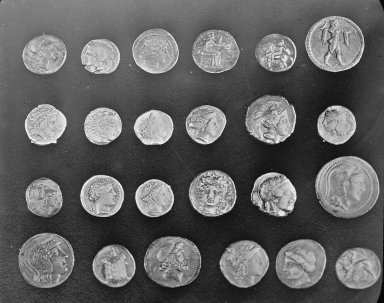
#> input picture data/recke_mince.png, 384 x 303 px
$ python 02_pocitani_objektu.py
#> lines starting #> are read from the running program, lines starting #| are printed output that depends on the picture; after the words box and inside, x2 and y2 are one past the last pixel; in counts of white or black regions, pixels touching at a corner belong together
"""
02 – Od fotky k číslu
=====================
Kalibrace -> prahování -> čištění masky -> (rozdělení) -> počet oblastí
-> plochy -> ověření přesnosti.
Používá jen Pillow, NumPy, SciPy a Matplotlib.

Tři příklady z přednášky (spouštěj ze složky demo/):

  1) Řecké mince: světlé objekty na tmavém pozadí, bez kalibrace
     python 02_pocitani_objektu.py

  2) Euromince: kalibrace podle mince 50 c uprostřed (objekt č. 6, průměr 24,25 mm)
     a kontrola proti oficiálním průměrům všech osmi mincí
     python 02_pocitani_objektu.py data/euro_mince.jpg --tmave-objekty --vyhlazeni --rozdelit --ref 6 --ref-mm 24.25 --kontrola 16.25,18.75,21.25,19.75,22.25,24.25,23.25,25.75

  3) Slepené mince: objekty se dotýkají, je potřeba je rozdělit
     python 02_pocitani_objektu.py data/slepene_mince.jpg --tmave-objekty --vyhlazeni --rozdelit --bez-zaplneni --min-plocha 800

Kalibrace (jedna z možností):
  --px 1180 --mm 100      délka měřítka v pixelech a v milimetrech
  --mm-na-px 0.085        rovnou velikost jednoho pixelu
  --ref 6 --ref-mm 24.25  objekt č. 6 má skutečný průměr 24,25 mm
Bez kalibrace vyjdou plochy jen v pixelech.

Úprava obrazu: vždy se odečte rozmazané pozadí (srovná osvětlení). Přepínač
--vyhlazeni navíc vyhladí šum; hodí se u velkých fotek s výrazným reliéfem
(euromince, slepené mince). U malé fotky řeckých mincí drobnosti uklidí čištění.
"""
import argparse
import sys
import csv
import os

import matplotlib.pyplot as plt
import numpy as np
from PIL import Image
from scipy import ndimage as ndi

# Windows při přesměrovaném výstupu nepíše UTF-8; ať háčky skript neshodí
if sys.stdout.encoding and sys.stdout.encoding.lower().replace("-", "") != "utf8":
    sys.stdout.reconfigure(encoding="utf-8", errors="replace")

os.makedirs("vystupy", exist_ok=True)   # složka pro výsledky

# ---------------------------------------------------------------- parametry
p = argparse.ArgumentParser()
p.add_argument("obrazek", nargs="?", default="data/recke_mince.png")
p.add_argument("--mm-na-px", type=float, help="kolik mm je jeden pixel")
p.add_argument("--px", type=float, help="délka měřítka v pixelech (na původní fotce)")
p.add_argument("--mm", type=float, help="délka měřítka v milimetrech")
p.add_argument("--ref", type=int, help="číslo objektu se známým průměrem (kalibrace)")
p.add_argument("--ref-mm", type=float, help="skutečný průměr objektu --ref v mm")
p.add_argument("--kontrola", help="skutečné průměry všech objektů v mm, oddělené čárkou")
p.add_argument("--prah", type=int, help="ruční práh 0-255 (jinak Otsu)")
p.add_argument("--tmave-objekty", action="store_true",
               help="objekty jsou tmavší než pozadí")
p.add_argument("--rozdelit", action="store_true",
               help="rozdělit objekty, které se dotýkají")
p.add_argument("--bez-zaplneni", action="store_true",
               help="nezaplňovat velké díry (mezery mezi slepenými objekty)")
p.add_argument("--vyhlazeni", action="store_true",
               help="před prahováním ještě vyhladí šum (velké fotky s výrazným reliéfem)")
p.add_argument("--min-plocha", type=int, default=100,
               help="menší oblasti (v px) se zahodí jako šum")
p.add_argument("--max-rozmer", type=int, default=1600,
               help="větší obrázek se před zpracováním zmenší na tuto délku")
p.add_argument("--bez-okna", action="store_true",
               help="jen uložit obrázky, neotvírat okno")
a = p.parse_args()

if a.mm_na_px:
    mm_na_px = a.mm_na_px
elif a.px and a.mm:
    mm_na_px = a.mm / a.px
else:
    mm_na_px = None


# ---------------------------------------------------------------- funkce
def otsu(obraz):
    """Otsuův práh: hledá jas, který nejlíp rozdělí histogram na dvě třídy."""
    hist = np.bincount(obraz.ravel(), minlength=256).astype(float)
    podil = hist / hist.sum()               # pravděpodobnost každého jasu
    vaha = np.cumsum(podil)                 # podíl pixelů pod prahem
    stred = np.cumsum(podil * np.arange(256))
    celkovy_stred = stred[-1]
    with np.errstate(divide="ignore", invalid="ignore"):
        rozptyl_mezi = (celkovy_stred * vaha - stred) ** 2 / (vaha * (1 - vaha))
    return int(np.nanargmax(rozptyl_mezi))  # práh s největším rozptylem


def zaplnit_male_diry(maska, max_dira):
    """Zaplní jen díry menší než max_dira pixelů (odlesky uvnitř objektů)."""
    diry = ndi.binary_fill_holes(maska) & ~maska
    oznacene, pocet = ndi.label(diry)
    if pocet == 0:
        return maska
    velikosti = ndi.sum_labels(diry, oznacene, range(1, pocet + 1))
    male = np.isin(oznacene, np.flatnonzero(velikosti < max_dira) + 1)
    return maska | male


def rozdelit(maska, min_polomer):
    """Rozdělí dotýkající se objekty podle mapy vzdáleností.

    Stejný princip jako Process > Binary > Watershed ve Fiji:
    1. mapa vzdáleností: každý pixel objektu dostane vzdálenost k pozadí,
    2. vrcholy mapy jsou středy objektů (nejdál od okraje),
    3. každý pixel připadne středu, jehož okraj je mu nejblíž.
    U dvou kruhů, které se dotýkají, vede hranice přesně bodem dotyku.
    """
    vzdalenost = ndi.distance_transform_edt(maska)
    okoli = 2 * min_polomer + 1
    vrcholy = (vzdalenost == ndi.maximum_filter(vzdalenost, size=okoli)) \
        & (vzdalenost >= min_polomer)
    skupiny, pocet = ndi.label(ndi.binary_dilation(vrcholy, iterations=2))
    stredy = ndi.maximum_position(vzdalenost, skupiny, range(1, pocet + 1))

    yy, xx = np.nonzero(maska)
    # vzdálenost pixelu od okraje kruhu kolem každého středu
    skore = np.stack([np.hypot(yy - cy, xx - cx) - vzdalenost[cy, cx]
                      for cy, cx in stredy])
    stitky = np.zeros(maska.shape, np.int32)
    stitky[yy, xx] = np.argmin(skore, axis=0) + 1
    return stitky, pocet


def poradi_cteni(stredy, polomer):
    """Seřadí objekty jako text: po řádcích shora dolů, v řádku zleva doprava."""
    podle_y = sorted(range(len(stredy)), key=lambda i: stredy[i][0])
    radky, aktualni, zacatek = [], [], None
    for i in podle_y:
        if zacatek is None or stredy[i][0] - zacatek > polomer:
            if aktualni:
                radky.append(aktualni)
            aktualni, zacatek = [], stredy[i][0]
        aktualni.append(i)
    radky.append(aktualni)
    return [i for radek in radky for i in sorted(radek, key=lambda i: stredy[i][1])]


# ---------------------------------------------------------------- 1) načtení
obrazek = Image.open(a.obrazek).convert("L")
#> obrazek is the input picture: PIL image 384x303 L; min 1, max 252, mean 96.9
print(f"Obrázek {a.obrazek}: {obrazek.width} x {obrazek.height} px")
#| Obrázek data/recke_mince.png: 384 x 303 px

# velkou fotku zmenšíme, jinak filtry běží zbytečně dlouho
if max(obrazek.size) > a.max_rozmer:
    pomer = a.max_rozmer / max(obrazek.size)
    obrazek = obrazek.resize((round(obrazek.width * pomer),
                              round(obrazek.height * pomer)), Image.LANCZOS)
    print(f"Zmenšeno na {obrazek.width} x {obrazek.height} px")
    if mm_na_px:
        mm_na_px /= pomer                  # méně pixelů = každý pokrývá víc mm
sedy = np.asarray(obrazek)

# ---------------------------------------------------------------- 2) naivní pokus
prah_naivni = a.prah if a.prah is not None else otsu(sedy)
#> in otsu, `hist = np.bincount(obraz.ravel(), minlength=256).astype(float)`: hist = 256 values, max 1264 at index 36, min 0 at index 0, mean 454.5
#> in otsu, `podil = hist / hist.sum()`: podil = 256 values, max 0.0109 at index 36, min 0 at index 0, mean 0.00391
#> in otsu, `vaha = np.cumsum(podil)`: vaha = 256 values from 0 to 1
#> in otsu, `stred = np.cumsum(podil * np.arange(256))`: stred = 256 values from 0 to 96.86
#> in otsu, `celkovy_stred = stred[-1]`: celkovy_stred = 96.86
#> prah_naivni = 107
maska_naivni = sedy < prah_naivni if a.tmave_objekty else sedy > prah_naivni
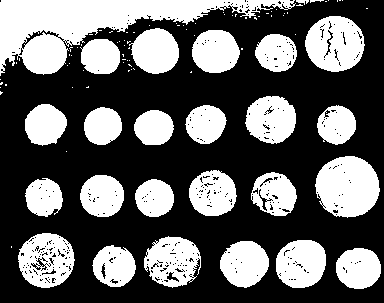
#> maska_naivni: shape (303, 384) bool; 38.8% white; 96 white regions (70 under 20 px), largest, box (x1, y1, x2, y2) and area: (0, 0, 296, 76) 8792, (315, 156, 380, 218) 3062, (305, 16, 365, 72) 2459
_, pocet_naivni = ndi.label(maska_naivni)
#> pocet_naivni = 154
print(f"Naivně: práh {prah_naivni} -> oblastí: {pocet_naivni}")
#| Naivně: práh 107 -> oblastí: 154

# ---------------------------------------------------------------- 3) předzpracování
# odečtení silně rozmazaného pozadí srovná nerovnoměrné osvětlení,
# s přepínačem --vyhlazeni se navíc vyhladí šum
velikost = max(sedy.shape)
#> velikost = 384
if a.vyhlazeni:
    vyhlazeny = ndi.gaussian_filter(sedy.astype(float), sigma=velikost / 200)
else:
    vyhlazeny = sedy.astype(float)
pozadi = ndi.gaussian_filter(sedy.astype(float), sigma=velikost / 10)
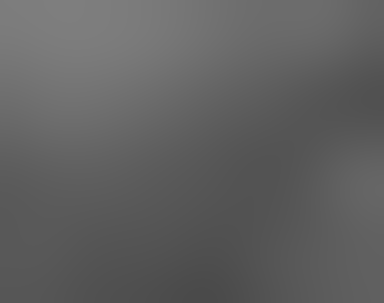
#> pozadi: shape (303, 384) float64; min 74.21, max 126.3, mean 96.9
rozdil = vyhlazeny - pozadi
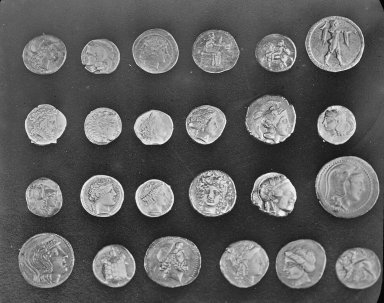
#> rozdil: shape (303, 384) float64; min -96.89, max 159.8, mean 0; drawn with min black and max white
upraveny = ((rozdil - rozdil.min()) / (rozdil.max() - rozdil.min()) * 255)
upraveny = upraveny.astype(np.uint8)

# ---------------------------------------------------------------- 4) prahování
prah = a.prah if a.prah is not None else otsu(upraveny)
#> prah = 113
maska = upraveny < prah if a.tmave_objekty else upraveny > prah
#> maska: shape (303, 384) bool; 31.9% white; 32 white regions (8 under 20 px), largest, box (x1, y1, x2, y2) and area: (315, 156, 380, 217) 3010, (305, 16, 365, 72) 2370, (18, 233, 75, 288) 2163

# ---------------------------------------------------------------- 5) čištění masky
maska = ndi.binary_opening(maska, iterations=2)   # odstraní drobné tečky
#> maska: shape (303, 384) bool; 30.3% white; 25 white regions, largest, box (x1, y1, x2, y2) and area: (315, 156, 380, 217) 2953, (305, 16, 364, 72) 2160, (144, 236, 201, 288) 2026
if a.bez_zaplneni:
    # velké díry mohou být mezery mezi slepenými objekty: ty necháme
    maska = zaplnit_male_diry(maska, a.min_plocha / 50)
else:
    maska = ndi.binary_fill_holes(maska)          # zaplní díry v objektech
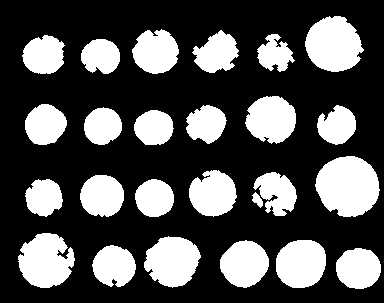
#> maska: shape (303, 384) bool; 31.5% white; 25 white regions, largest, box (x1, y1, x2, y2) and area: (315, 156, 380, 217) 3006, (305, 16, 364, 72) 2441, (18, 233, 75, 288) 2280

# ---------------------------------------------------------------- 6) označení oblastí
_, pocet_spojenych = ndi.label(maska)
#> pocet_spojenych = 25
if a.rozdelit:
    min_polomer = max(3, int(np.sqrt(a.min_plocha / np.pi)))
    stitky, pocet = rozdelit(maska, min_polomer)
else:
    stitky, pocet = ndi.label(maska)
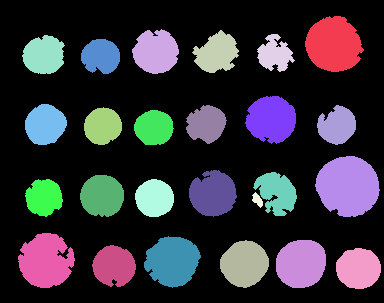
#> stitky: shape (303, 384) int32; 26 distinct labels, from 0 to 25; one colour per label, 0 black
#> pocet = 25
indexy = np.arange(1, pocet + 1)
#> indexy = 25 values from 1 to 25
plochy_px = ndi.sum_labels(maska, stitky, index=indexy)
#> plochy_px = 25 values, max 3006 at index 12, min 98 at index 18, mean 1468.3

# zahodíme příliš malé oblasti
velke = plochy_px >= a.min_plocha
indexy, plochy_px = indexy[velke], plochy_px[velke]
#> indexy = 24 values from 1 to 25; plochy_px = 24 values, max 3006 at index 12, min 869 at index 3, mean 1525.4
stredy = ndi.center_of_mass(maska, stitky, indexy)
#> stredy = 24 items, first 6: (44.14, 333.2), (51.43, 155.4), (52.77, 216.4), (53.68, 274.4), (54.69, 43.41), (55.8, 100.5)

# očíslujeme objekty jako text: po řádcích, zleva doprava
polomer = np.sqrt(np.median(plochy_px) / np.pi)
#> polomer = 20.63
poradi = poradi_cteni(stredy, polomer)
#> in poradi_cteni, `podle_y = sorted(range(len(stredy)), key=lambda i: stredy[i][0])`: podle_y = [0, 1, 2, 3, 4, 5, 6, 8, 7, 9, 10, 11, 12, 14, 13, 15, 16, 17, 18, 19, 21, 20, 22, 23]
#> the loop in poradi_cteni, `for i in podle_y:` made 24 passes
#> zacatek on passes 1, 7, 13, 19: 44.14, 118.9, 185.7, 260.5
#> after the loop in poradi_cteni, `for i in podle_y:`: aktualni = [18, 19, 21, 20, 22, 23]; radky = [[0, 1, 2, 3, 4, 5], [6, 8, 7, 9, 10, 11], [12, 14, 13, 15, 16, 17]]; zacatek = 260.5
#> poradi = [4, 5, 1, 2, 3, 0, 7, 10, 11, 8, 6, 9, 16, 15, 17, 13, 14, 12, 18, 22, 19, 20, 21, 23]
indexy, plochy_px = indexy[poradi], plochy_px[poradi]
#> indexy = 24 values, max 25 at index 23, min 1 at index 5, mean 12.75; plochy_px = 24 values, max 3006 at index 17, min 869 at index 4, mean 1525.4
stredy = [stredy[i] for i in poradi]
#> stredy = 24 items, first 6: (54.69, 43.41), (55.8, 100.5), (51.43, 155.4), (52.77, 216.4), (53.68, 274.4), (44.14, 333.2)
prevod = np.zeros(stitky.max() + 1, np.int32)
#> prevod = 26 values from 0 to 0
prevod[indexy] = np.arange(1, len(indexy) + 1)
stitky = prevod[stitky]                    # objekt č. 1, 2, 3 ... v pořadí čtení
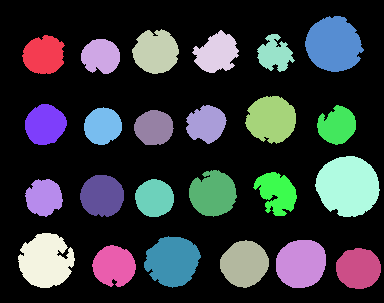
#> stitky: shape (303, 384) int32; 25 distinct labels, from 0 to 24; one colour per label, 0 black

if a.rozdelit:
    print(f"Po vyčištění: práh {prah} -> souvislých oblastí: {pocet_spojenych},"
          f" po rozdělení objektů: {len(indexy)}")
else:
    print(f"Po vyčištění: práh {prah} -> objektů: {len(indexy)}")
#| Po vyčištění: práh 113 -> objektů: 24

# ---------------------------------------------------------------- 7) kalibrace a měření
prumery_px = 2 * np.sqrt(plochy_px / np.pi)   # průměr kruhu se stejnou plochou
#> prumery_px = 24 values, max 61.87 at index 17, min 33.26 at index 4, mean 43.52

if a.ref and a.ref_mm:
    mm_na_px = a.ref_mm / prumery_px[a.ref - 1]
    print(f"Kalibrace podle objektu č. {a.ref}: {a.ref_mm} mm"
          f" = {prumery_px[a.ref - 1]:.1f} px")

if mm_na_px:
    plochy = plochy_px * mm_na_px ** 2      # plocha roste s druhou mocninou
    prumery = prumery_px * mm_na_px
    jednotka, jednotka_d = "mm²", "mm"
    print(f"Kalibrace: 1 px = {mm_na_px:.4f} mm")
else:
    plochy, prumery = plochy_px, prumery_px
#> plochy has the same summary as plochy_px; prumery has the same summary as prumery_px
    jednotka, jednotka_d = "px", "px"
    print("Bez kalibrace: plochy jsou v pixelech")

print(f"\n{'#':>3} {'plocha [' + jednotka + ']':>14} {'průměr [' + jednotka_d + ']':>12}")
for i, (pl, pr) in enumerate(zip(plochy, prumery, strict=True), start=1):
    print(f"{i:>3} {pl:>14.1f} {pr:>12.2f}")
#> this loop made 24 passes
#> (pl, pr) on passes 1 to 12: (1275, 40.29), (1059, 36.72), (1571, 44.72), (1283, 40.42), (869, 33.26), (2441, 55.75), (1302, 40.72), (1103, 37.48), (1092, 37.29), (1130, 37.93), (1843, 48.44), (1099, 37.41)
#|   1         1275.0        40.29
#|   2         1059.0        36.72
#|   3         1571.0        44.72
#|   4         1283.0        40.42
#|   5          869.0        33.26
#|   6         2441.0        55.75
#|   7         1302.0        40.72
#|   8         1103.0        37.48
#> (further printed lines are left out)
print(f"\nPočet: {len(plochy)}   průměrná plocha: {plochy.mean():.1f} {jednotka}"
      f"   celkem: {plochy.sum():.1f} {jednotka}")
#| Počet: 24   průměrná plocha: 1525.4 px   celkem: 36610.0 px

# ---------------------------------------------------------------- 8) ověření přesnosti
skutecne = None
if a.kontrola:
    skutecne = np.array([float(x) for x in a.kontrola.split(",")])
    if len(skutecne) != len(prumery):
        print(f"\nKontrola: zadáno {len(skutecne)} průměrů,"
              f" ale nalezeno {len(prumery)} objektů. Kontrolu přeskakuji.")
        skutecne = None
    else:
        chyby = (prumery - skutecne) / skutecne * 100
        print(f"\nOvěření přesnosti (průměry v {jednotka_d}):")
        print(f"{'#':>3} {'skutečný':>9} {'změřený':>9} {'chyba':>8}")
        for i, (sk, zm, ch) in enumerate(zip(skutecne, prumery, chyby, strict=True), start=1):
            znacka = "   <- kalibrace" if i == a.ref else ""
            print(f"{i:>3} {sk:>9.2f} {zm:>9.2f} {ch:>+7.1f} %{znacka}")
        print(f"Průměrná absolutní chyba: {np.abs(chyby).mean():.1f} %"
              f"   největší: {np.abs(chyby).max():.1f} %")

with open("vystupy/02_plochy.csv", "w", newline="", encoding="utf-8") as f:
    w = csv.writer(f)
    hlavicka = ["objekt", f"plocha_{'mm2' if mm_na_px else 'px'}",
                f"prumer_{jednotka_d}", "x_px", "y_px"]
    if skutecne is not None:
        hlavicka += ["skutecny_prumer_mm", "chyba_procent"]
    w.writerow(hlavicka)
    for i in range(len(plochy)):
        radek = [i + 1, round(float(plochy[i]), 2), round(float(prumery[i]), 3),
                 round(float(stredy[i][1]), 1), round(float(stredy[i][0]), 1)]
        if skutecne is not None:
            radek += [skutecne[i], round(float(chyby[i]), 2)]
        w.writerow(radek)
#> this loop made 24 passes
#> radek on passes 1 to 12: [1, 1275, 40.29, 43.4, 54.7], [2, 1059, 36.72, 100.5, 55.8], [3, 1571, 44.72, 155.4, 51.4], [4, 1283, 40.42, 216.4, 52.8], [5, 869, 33.26, 274.4, 53.7], [6, 2441, 55.75, 333.2, 44.1], [7, 1302, 40.72, 44.8, 124.3], [8, 1103, 37.48, 102.3, 125.6], [9, 1092, 37.29, 153.5, 127.3], [10, 1130, 37.93, 205.9, 123.5], [11, 1843, 48.44, 270.9, 118.9], [12, 1099, 37.41, 336.8, 125.3]

# ---------------------------------------------------------------- 9) obrázky
fig, osy = plt.subplots(2, 3, figsize=(14, 8))

osy[0, 0].imshow(sedy, cmap="gray")
osy[0, 0].set_title("1. Originál (stupně šedi)")

osy[0, 1].hist(sedy.ravel(), bins=256, range=(0, 255), color="#444444")
osy[0, 1].axvline(prah_naivni, color="red")
osy[0, 1].set_title(f"2. Histogram a práh = {prah_naivni}")

osy[0, 2].imshow(maska_naivni, cmap="gray")
osy[0, 2].set_title(f"3. Naivní maska (oblastí: {pocet_naivni})")

osy[1, 0].imshow(maska, cmap="gray")
osy[1, 0].set_title(f"4. Maska po vyčištění (oblastí: {pocet_spojenych})")

barvy = np.ma.masked_equal(stitky, 0)
osy[1, 1].imshow(sedy, cmap="gray")
osy[1, 1].imshow(barvy % 20, cmap="tab20", alpha=0.6, interpolation="nearest",
                 vmin=0, vmax=19)
for i, (y, x) in enumerate(stredy, start=1):
    osy[1, 1].text(x, y, str(i), color="white", ha="center", va="center",
                   fontsize=8, fontweight="bold")
#> this loop made 24 passes
#> (y, x) on passes 1 to 12: (54.69, 43.41), (55.8, 100.5), (51.43, 155.4), (52.77, 216.4), (53.68, 274.4), (44.14, 333.2), (124.3, 44.79), (125.6, 102.3), (127.3, 153.5), (123.5, 205.9), (118.9, 270.9), (125.3, 336.8)
osy[1, 1].set_title(f"5. Označené objekty (počet: {len(indexy)})")

if skutecne is not None:
    cisla = np.arange(1, len(chyby) + 1)
    osy[1, 2].bar(cisla, chyby, color="#2a6f97")
    osy[1, 2].axhline(0, color="#444444", linewidth=1)
    osy[1, 2].set_xticks(cisla)
    osy[1, 2].set_title("6. Chyba změřeného průměru")
    osy[1, 2].set_xlabel("objekt")
    osy[1, 2].set_ylabel("chyba [%]")
else:
    osy[1, 2].hist(plochy, bins=12, color="#2a6f97", edgecolor="white")
    osy[1, 2].set_title("6. Rozložení ploch")
    osy[1, 2].set_xlabel(f"plocha [{jednotka}]")
    osy[1, 2].set_ylabel("počet objektů")

for o in (osy[0, 0], osy[0, 2], osy[1, 0], osy[1, 1]):
    o.axis("off")
plt.tight_layout()
plt.savefig("vystupy/02_postup.png", dpi=150)
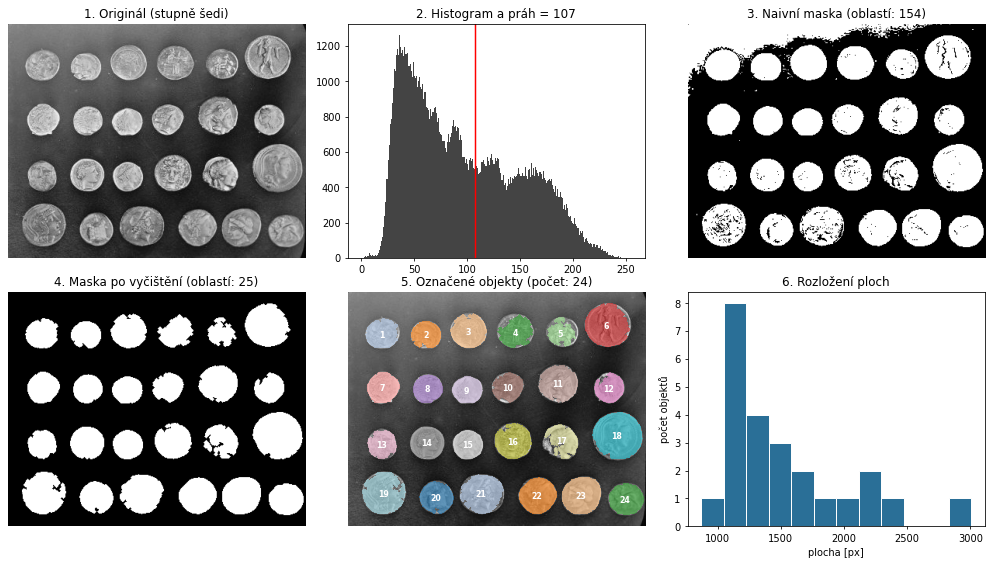
#> figure drawn by matplotlib, 6 panels; panel 2: tallest bar 1264 high, from x = 35.86 to 36.86; panel 6: tallest bar 8 high, from x = 1047.1 to 1225.2
print("Uloženo: vystupy/02_postup.png, vystupy/02_plochy.csv")
if not a.bez_okna:
    plt.show()
